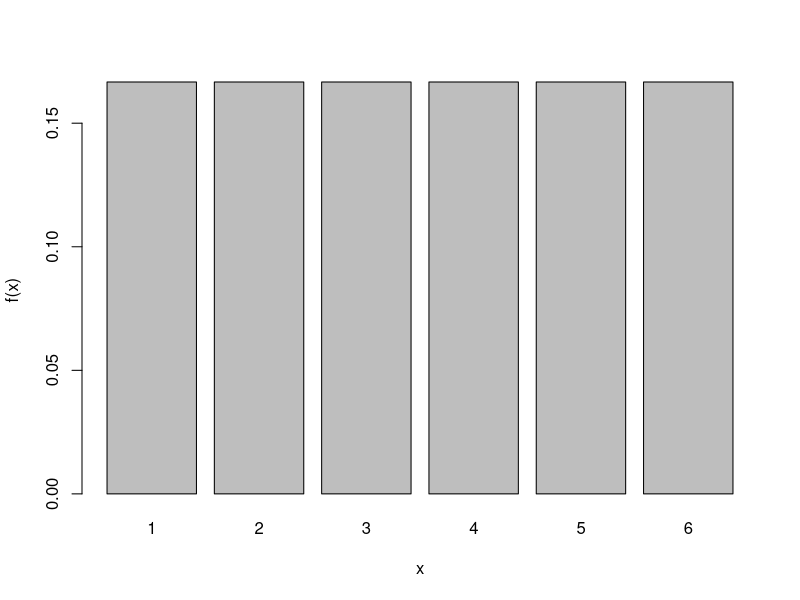
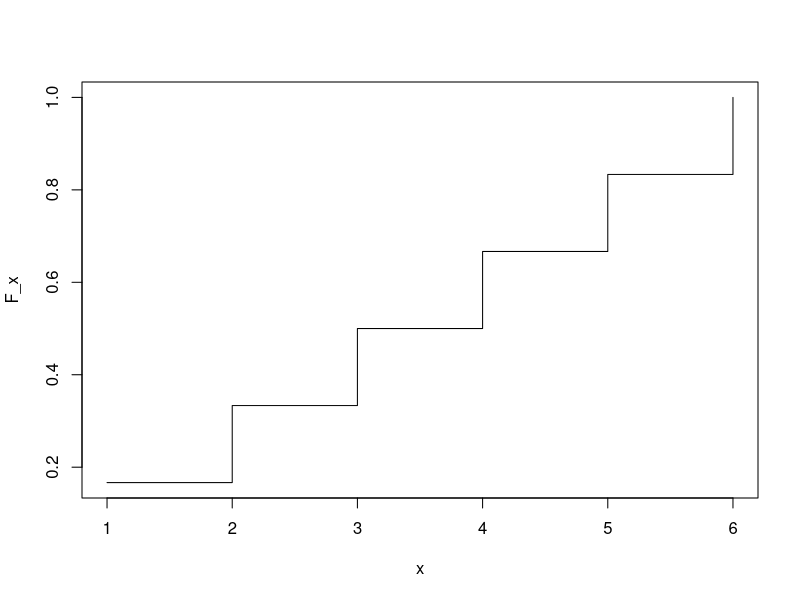
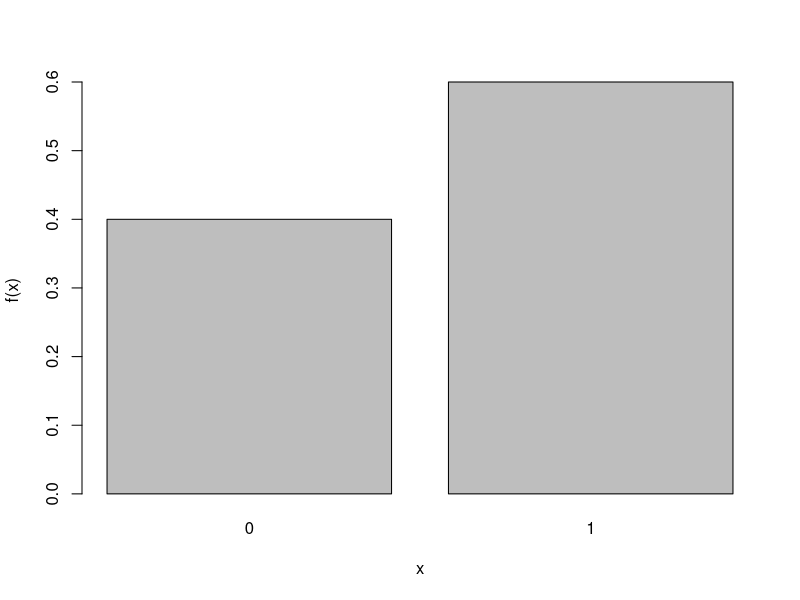
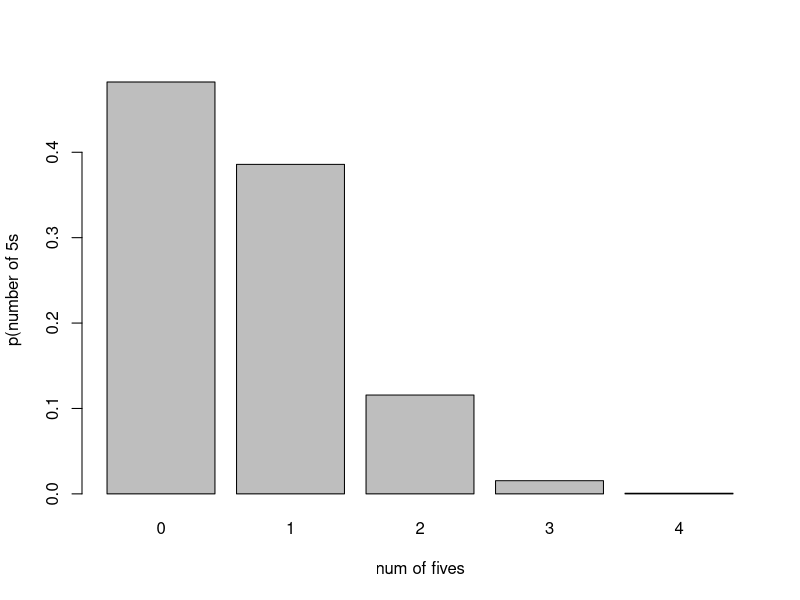
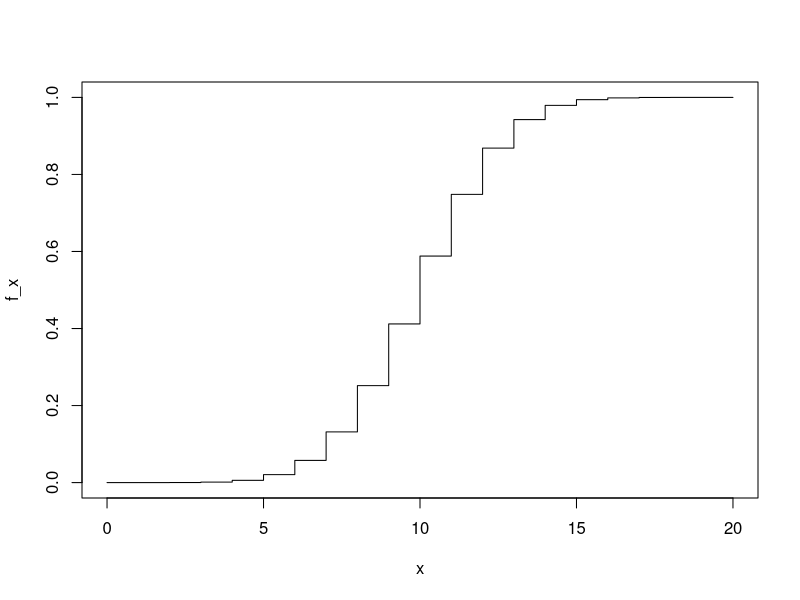
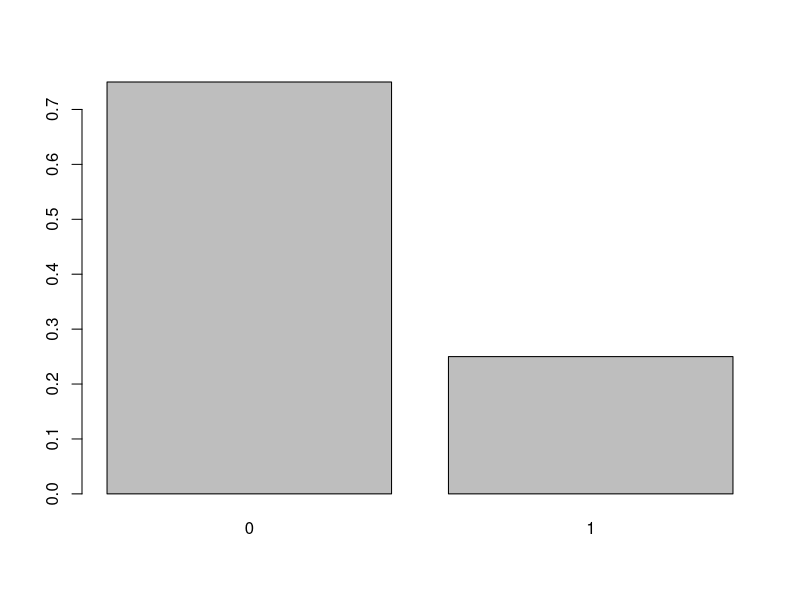
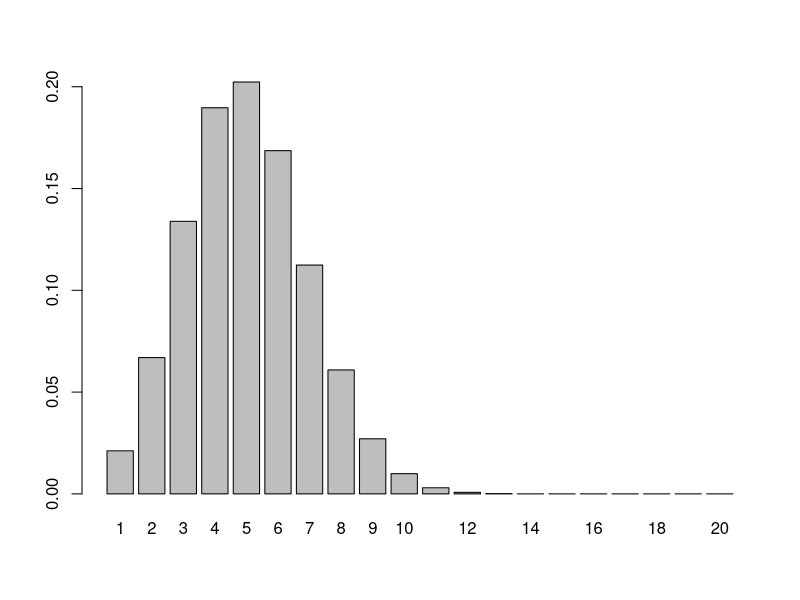
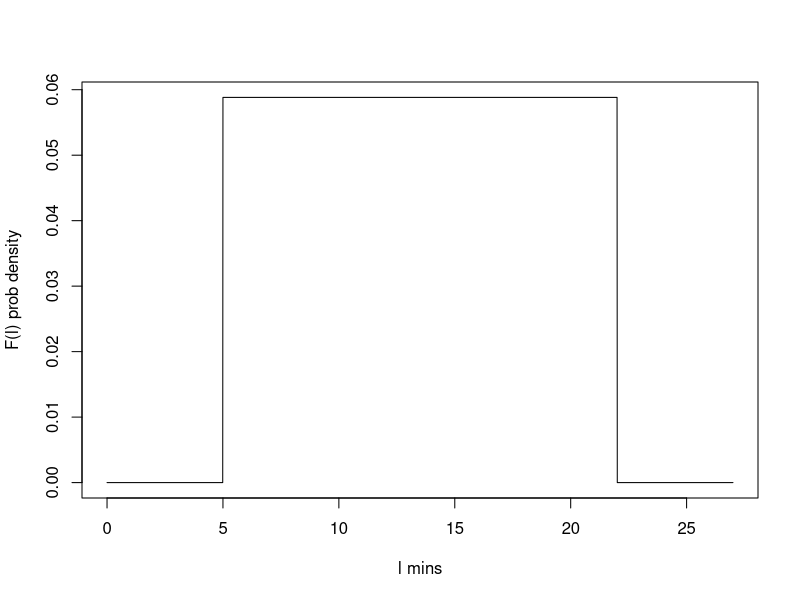

Source code (R) for these figures, in order:
## ---- chunk 1
x<- c(1,2,3,4,5,6)
f_x <- replicate(6, 1/6)
barplot(f_x, names.arg = x, xlab = "x", ylab = "f(x)")
F_x <- cumsum(f_x)
plot(x, F_x, type = "s")
## ---- chunk 2
x<- c(0,1)
p_heads <- 0.6
f_x <- c(1 - p_heads, p_heads)
barplot(f_x, names.arg = x, xlab = "x", ylab = "f(x)")
## ---- chunk 3
x<- seq(from= 0, to = 4, by = 1)
f_x <- dbinom(x = x, size = 4, prob = 1/6)
barplot(f_x, names.arg = x, xlab = "num of fives", ylab = "p(number of 5s")
## ---- chunk 4
x<- seq(from= 0, to = 20, by = 1)
f_x <- pbinom(q = x, size = 20, prob = 0.5)
plot(x, f_x, type = "s")
## ---- chunk 5
pbinom(q = 20, size = 20, prob = 0.5)

## ---- chunk 6
x <- c(0,1)
correct_ans <- 0.25
f_x <- c(1 - correct_ans, correct_ans)
barplot(f_x, names.arg = x)
## ---- chunk 7
x <- seq(1, 20, by = 1)
f_x <- dbinom(x =x, size = 20, prob = 0.25)
barplot(f_x, names.arg = x, type = "s")
## ---- chunk 8
l <- seq(0, 27, by = 0.01)
f_l <- dunif(x = l, min = 5, max = 22)
plot(l, f_l, xlab = "l mins", ylab = "F(l) prob density", type = "line")
## ---- chunk 9
F_l <- punif(q = l, min = 5, max =22)
plot(x = l, y = F_l, type = "line")
